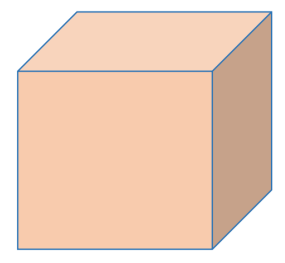
#> input picture OpenCV/pic/1.png, 285 x 263 px, found by its file name
$ python coloring_border.py
#> lines starting #> are read from the running program, lines starting #| are printed output that depends on the picture; after the words box and inside, x2 and y2 are one past the last pixel; in counts of white or black regions, pixels touching at a corner belong together
#> further down, img is the input picture: shape (263, 285, 3); mean B, G, R 189.9, 208.8, 237.7
import cv2
import numpy as np
import matplotlib.pyplot as plt


def coloring_border_canny(img, color):
    ori = np.copy(img)
    gray = cv2.cvtColor(ori, cv2.COLOR_BGR2GRAY)

    mask = cv2.Canny(gray, 50, 150)
    mask = np.array(mask / 255, dtype=int)
    # mask = np.array(cv2.dilate(mask, np.ones((3, 3), np.uint8), iterations=1) / 255, dtype=int)

    mask = np.expand_dims(mask, axis=2)
    mask = np.concatenate((mask, mask, mask), axis=-1)

    bg = ori * (1 - mask)
    border = mask * color

    res = bg + border

    return res

def coloring_border_cornerHarris(img, color):
#> called with color = (0, 0, 0)
    ori = np.copy(img)
    gray = cv2.cvtColor(ori, cv2.COLOR_BGR2GRAY)
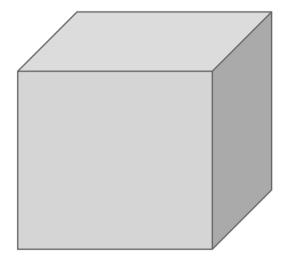
#> gray: shape (263, 285); min 103, max 255, mean 215.2
    criteria = (cv2.TERM_CRITERIA_EPS + cv2.TERM_CRITERIA_MAX_ITER, 30, 0.001)

    # dst = cv2.cornerHarris(gray, 2, 3, 0.04)
    # ori[dst>0.01*dst.max()] = [0,0,255]
    corners = cv2.goodFeaturesToTrack(gray, 20, 0.01, 10)
#> corners = [[271, 12], [17, 249], [212, 71], [21, 69], [210, 247], [271, 190], [76, 11]]
    # corners = np.int0(corners)
    cv2.cornerSubPix(gray, corners, (5,5), (-1,1), criteria)
    # 精确调整
    corners[2] = corners[2] + 1
    corners[3] = corners[3] + 1
    corners[6] = corners[6] + 1
    corners[0][0][1] = corners[0][0][1] + 1
    corners[1][0][0] = corners[1][0][0] + 1
    corners[4][0][0] = corners[4][0][0] + 1

    h_corners = [[corners[6], corners[0]],
                 [corners[3], corners[2]],
                 [corners[1], corners[4]]]
#> h_corners = [[[[77.54, 11.93]], [[271.5, 11.63]]], [[[17.59, 71.72]], [[212.1, 71.58]]], [[[17.69, 249.3]], [[212.5, 249.6]]]]

    v_corners = [[corners[5], corners[0]],
                 [corners[3], corners[1]],
                 [corners[2], corners[4]]]
#> v_corners = [[[[271.8, 189.6]], [[271.5, 11.63]]], [[[17.59, 71.72]], [[17.69, 249.3]]], [[[212.1, 71.58]], [[212.5, 249.6]]]]

    r_corners = [[corners[5], corners[4]],
                 [corners[3], corners[6]],
                 [corners[2], corners[0]]]
#> r_corners = [[[[271.8, 189.6]], [[212.5, 249.6]]], [[[17.59, 71.72]], [[77.54, 11.93]]], [[[212.1, 71.58]], [[271.5, 11.63]]]]

    for i in h_corners:
        cv2.line(ori, (i[0].ravel()[0], i[0].ravel()[1]), (i[1].ravel()[0], i[1].ravel()[1]), color, 1)
#> this loop made 3 passes
#> i on passes 1 to 3: [[[77.54, 11.93]], [[271.5, 11.63]]], [[[17.59, 71.72]], [[212.1, 71.58]]], [[[17.69, 249.3]], [[212.5, 249.6]]]
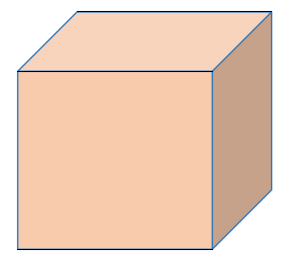
#> ori: shape (263, 285, 3); 0.78% of pixels changed, all inside (x1, y1, x2, y2) = (17, 11, 272, 250)

    for i in v_corners:
        cv2.line(ori, (i[0].ravel()[0], i[0].ravel()[1]), (i[1].ravel()[0], i[1].ravel()[1]), color, 1)
#> this loop made 3 passes
#> i on passes 1 to 3: [[[271.8, 189.6]], [[271.5, 11.63]]], [[[17.59, 71.72]], [[17.69, 249.3]]], [[[212.1, 71.58]], [[212.5, 249.6]]]
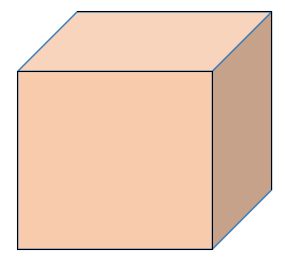
#> ori: shape (263, 285, 3); 0.71% of pixels changed, all inside (x1, y1, x2, y2) = (17, 12, 272, 249)

    for i in r_corners:
        cv2.line(ori, (i[0].ravel()[0], i[0].ravel()[1]), (i[1].ravel()[0], i[1].ravel()[1]), color, 1)
#> this loop made 3 passes
#> i on passes 1 to 3: [[[271.8, 189.6]], [[212.5, 249.6]]], [[[17.59, 71.72]], [[77.54, 11.93]]], [[[212.1, 71.58]], [[271.5, 11.63]]]
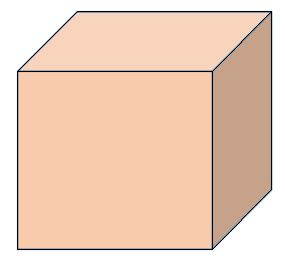
#> ori: shape (263, 285, 3); 0.24% of pixels changed, all inside (x1, y1, x2, y2) = (18, 12, 271, 249)

    return ori

if __name__ == '__main__':

    # 读图
    img = cv2.imread('1.png')
    # 边缘检测
    # res = coloring_border_canny(img, (255, 0, 0))
    # 角点检测
    res = coloring_border_cornerHarris(img, (0, 0, 0))
    cv2.imwrite('res_2.png', res)
    # 显示结果
    plt.subplot(1, 2, 1)
    plt.imshow(img)
    plt.subplot(1, 2, 2)
    plt.imshow(res)
    plt.show()
#> figure, not shown here; B, G, R data is drawn as R, G, B
